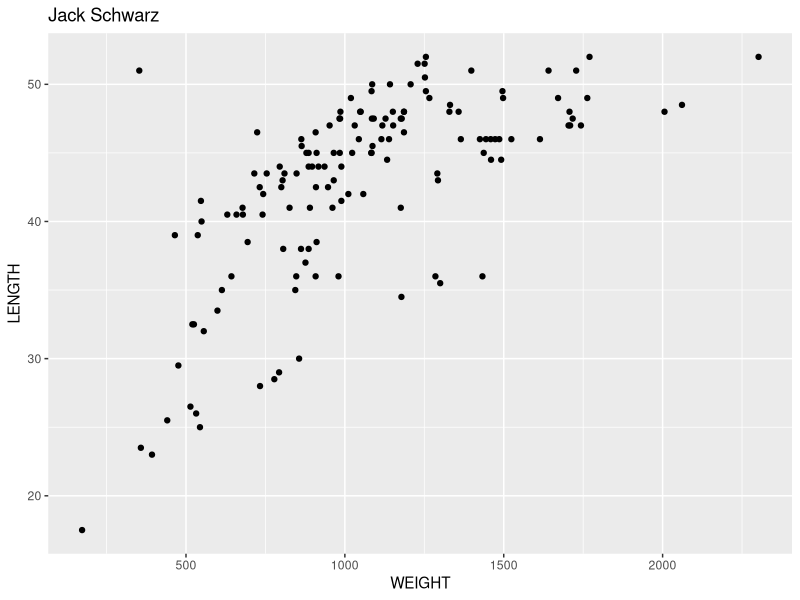
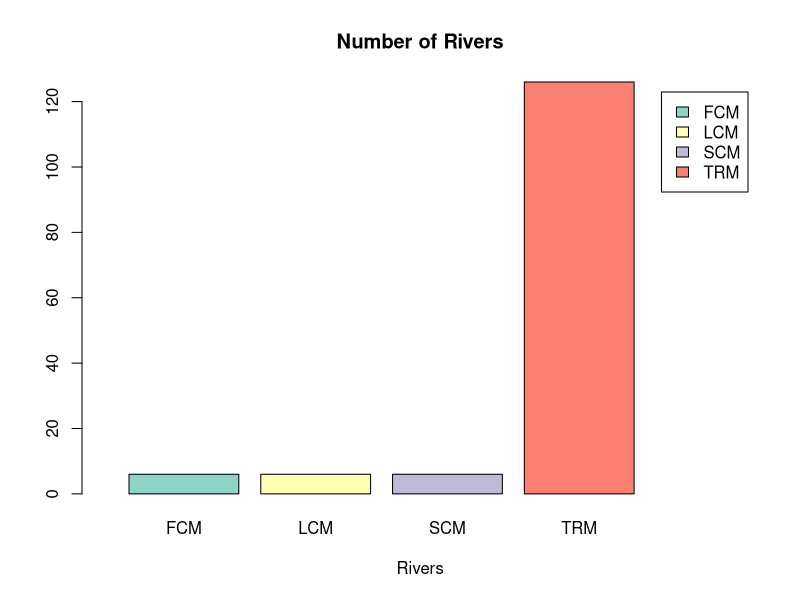
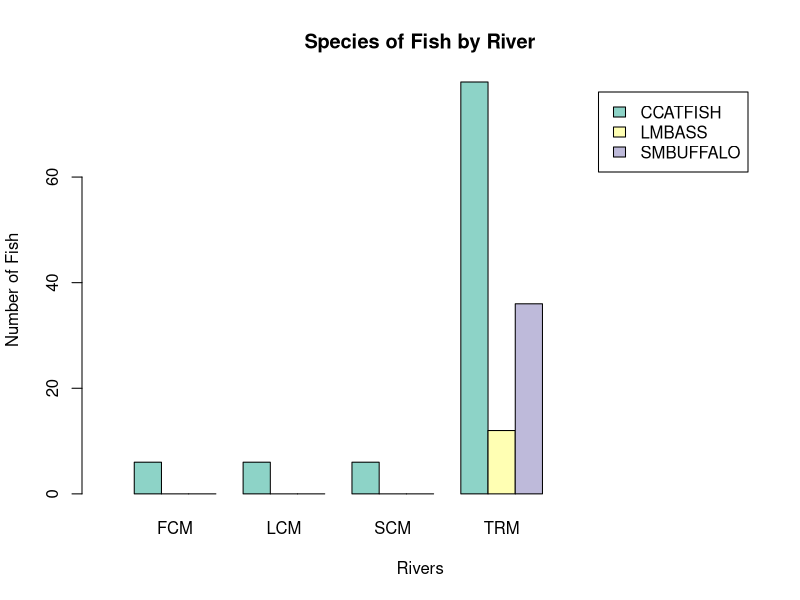
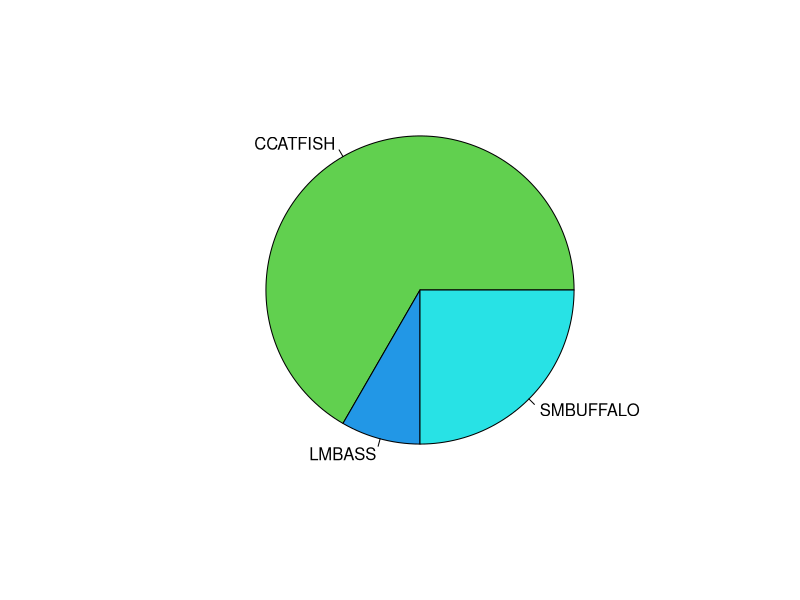
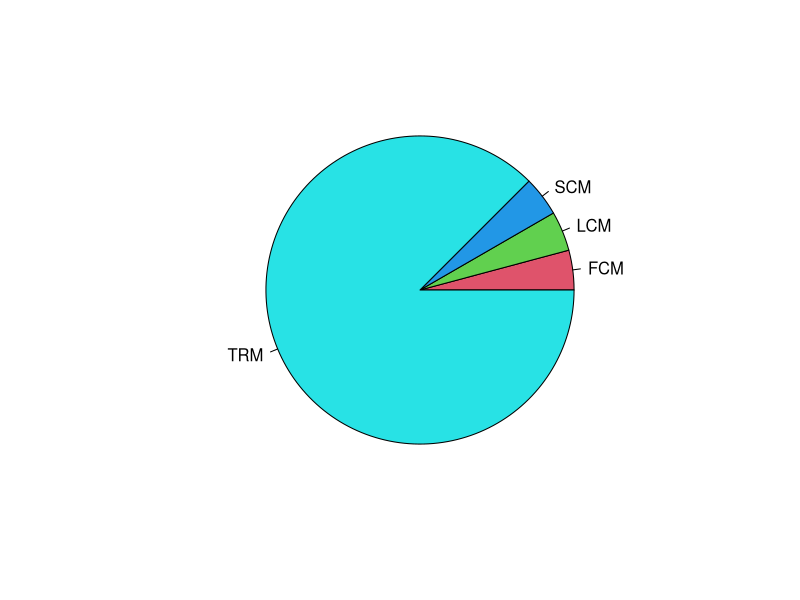
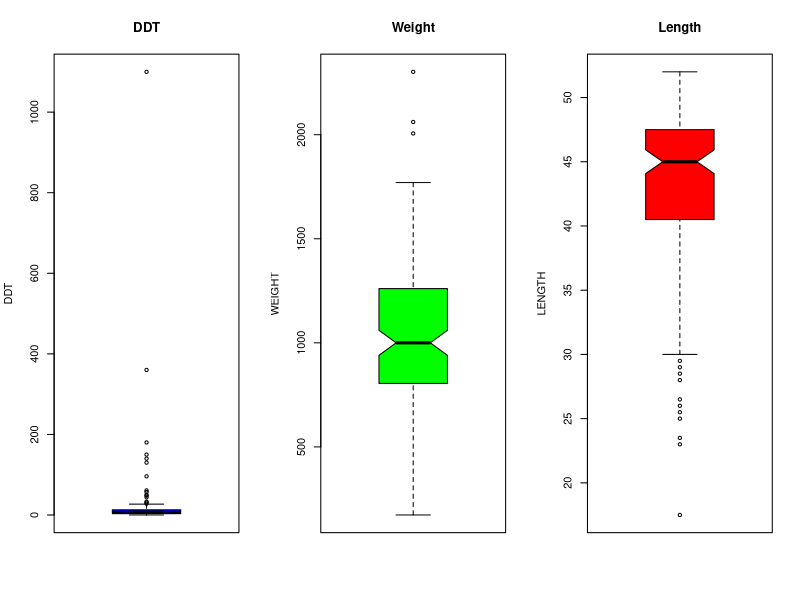
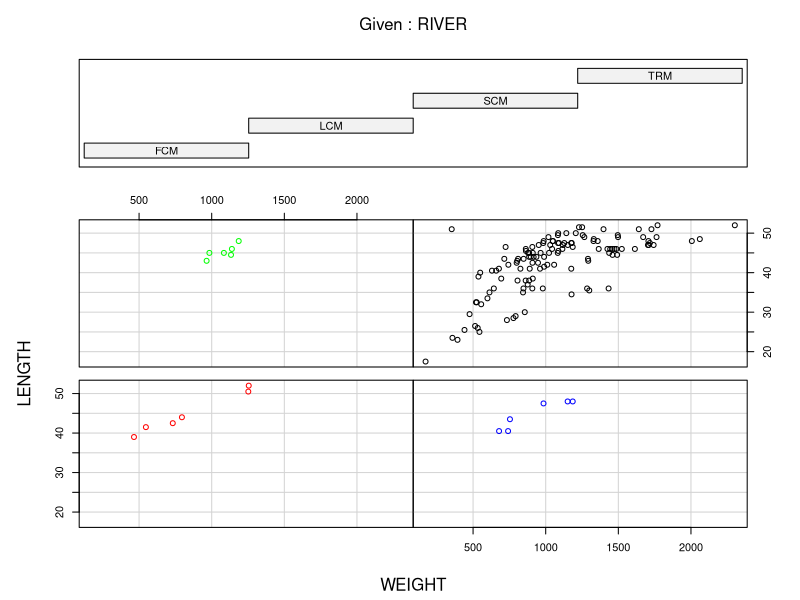
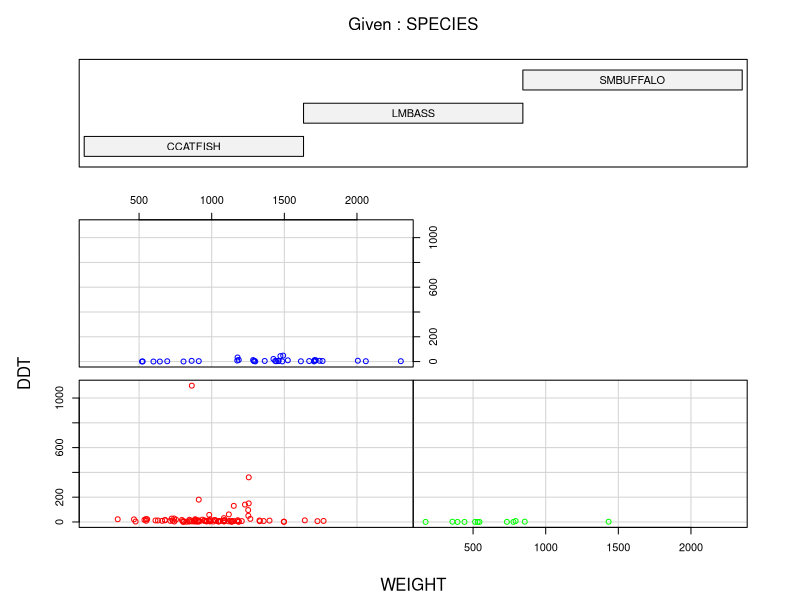

The R source for these figures, in order:
## ---- chunk 1
knitr::opts_chunk$set(echo = TRUE)
library(RColorBrewer)
library(ggplot2)
## ---- chunk 2
library(ggplot2)
## ---- chunk 3
ddt <- read.csv("DDT.csv")
head(ddt)
## ---- chunk 4
spc <- as.vector(as.matrix(ddt['SPECIES']))
length(unique(spc))
## ---- chunk 5
with(ddt, ddt[WEIGHT>800 & SPECIES=="LMBASS",])
## ---- chunk 6
with(ddt, ddt[DDT > 4.0 & RIVER=="SCM",])
## ---- chunk 7
ggplot(ddt, aes(x=WEIGHT, y=LENGTH)) + geom_point() + ggtitle("Jack Schwarz")
## ---- chunk 8
v=1:20
v/20
## ---- chunk 9
rt=with(ddt,table(RIVER))
rt
## ---- chunk 10
colr = brewer.pal(4, "Set3")
barplot(rt,legend=TRUE, xlim = c(0,5.7),col=colr, xlab="Rivers", main="Number of Rivers")
## ---- chunk 11
dtable = with(ddt,table(SPECIES,RIVER))
dtable
## ---- chunk 12
colr2= brewer.pal(3, "Set3")
barplot(dtable,beside=TRUE,legend=TRUE,col=colr2, xlab="Rivers", ylab="Number of Fish",main="Species of Fish by River",xlim = c(0,23))
## ---- chunk 13
sp=with(ddt,table(SPECIES))
pie(sp,col=3:7)
## ---- chunk 14
pie(rt, col=2:6)
## ---- chunk 15
layout(matrix(c(1,2,3),nr=1,nc=3))
with(ddt,boxplot(DDT,ylab="DDT",col="Blue", main="DDT",notch=TRUE))
with(ddt,boxplot(WEIGHT,ylab="WEIGHT",col="Green", main="Weight",notch=TRUE))
with(ddt,boxplot(LENGTH,ylab="LENGTH",col="Red", main="Length",notch=TRUE))
## ---- chunk 16
rivcol=with(ddt, ifelse(RIVER=="FCM","Red",
                        ifelse(RIVER=="LCM","Blue",
                               ifelse(RIVER=="SCM","Green","Black"))))

coplot(LENGTH~WEIGHT|RIVER,data=ddt,col=rivcol)
## ---- chunk 17
fishcol=with(ddt,ifelse(SPECIES=="CCATFISH","Red",
                        ifelse(SPECIES=="SMBUFFALO","Blue","Green")))

coplot(DDT~WEIGHT|SPECIES,data=ddt,col=fishcol)
## ---- chunk 18
ggplot(ddt, aes(x=SPECIES, y=WEIGHT, fill=RIVER)) +
  geom_boxplot() + ggtitle("Jack Schwarz")
## ---- chunk 19
ggplot(ddt, aes(x=RIVER, y=LENGTH, fill=SPECIES)) +
  geom_violin() + ggtitle("Jack Schwarz")
## ---- chunk 20
ggplot(ddt, aes(x=WEIGHT, y=LENGTH, fill=SPECIES, color=SPECIES)) +
  geom_point() + ggtitle("Jack Schwarz")
